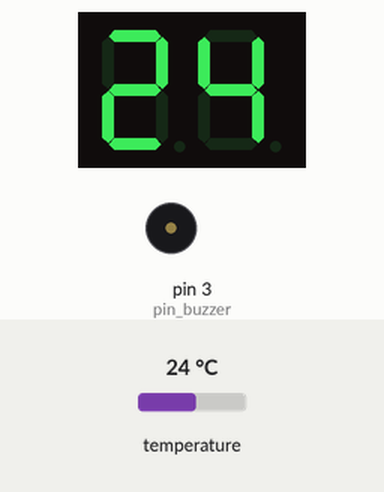
Simulated run of this sketch. Board: Arduino Uno, built with avr-gcc and run on an emulated ATmega328P. On the bench: 2-digit seven-segment display, buzzer (waves = sounding, pin HIGH). Wiring (inferred from the names in the program): 2-digit 7-segment display, segments lit when HIGH: segments pin 12, pin 11, pin 5, pin 8, pin 7, pin 13, pin 2, pin 6; digit selects pin 10, pin 9. Inputs (shaded band) come from the test bench; at power-on: temperature 24 °C. The segment pins are drawn as the display they are named for; pins used as bus, display or sensor lines are not drawn.

Above: at 1.8 s.
1.9 s: temperature set to 29.1 °C
At 3.2 s:
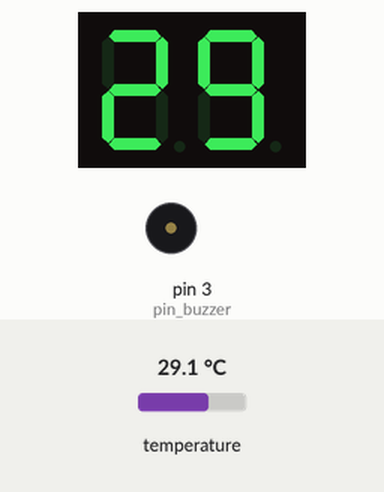
3.5 s: temperature set to 30 °C
At 4.7 s:
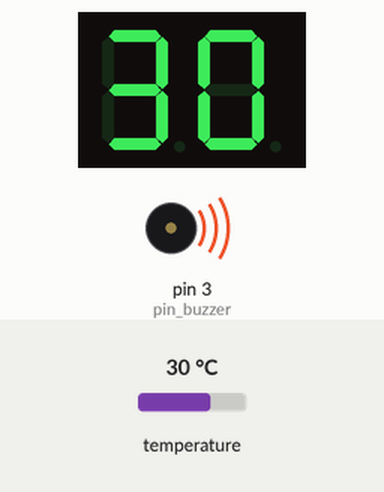
5.0 s: temperature set to 12 °C
At 5.8 s:
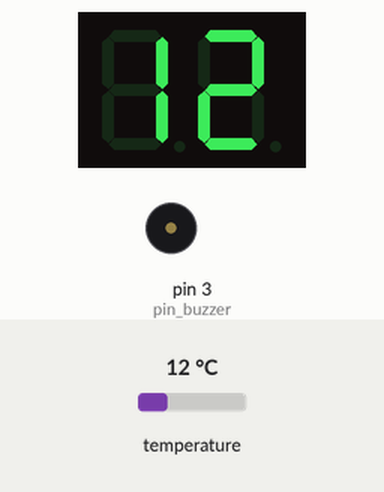
Timing chart, 0 to 8.0 s (numbered marks = the images above; inputs shaded):
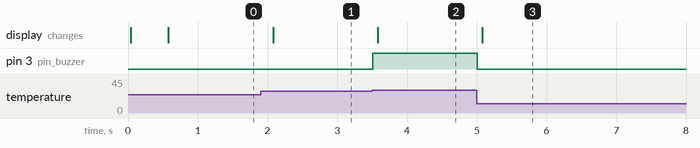

Measured:
- the behaviour switches between 29.4 and 29.5 °C on temperature (found by bisection; images 1 and 2)
- after the input at 1.9 s, the display: changes after 0.18 s (image 1)
- after the input at 3.5 s, pin 3 (pin_buzzer): LOW → HIGH at once; the display: changes after 0.08 s (image 2)
- after the input at 5.0 s, pin 3 (pin_buzzer): HIGH → LOW at once; the display: changes after 0.08 s (image 3)

The sketch:

read_temperature.ino
```cpp
#include <OneWire.h>
#include <TimerOne.h>

int aa;
float  temperature = 0;

#define SEVEN_SEGMENT_2D_DELAY 10
int pin_number[8] = {12, 11, 5, 8, 7, 13, 2, 6};
int pin_digit[2]  = {10, 9};
int seven_segment_dict[10] = {
  [0] = 0x3F,
  [1] = 0x06,
  [2] = 0x5B,
  [3] = 0x4F,
  [4] = 0x66,
  [5] = 0x6D,
  [6] = 0x7D,
  [7] = 0x07,
  [8] = 0x7F,
  [9] = 0x6F,
};

int pin_buzzer = 3;
bool buzzer_state = false;

OneWire ds(4);
byte data[9];
int temp;

float temp1;

void setup()
{
  Serial.begin(9600);
  Timer1.initialize(500000);
  Timer1.attachInterrupt(temperature_read);

  pinMode(pin_number[0], OUTPUT);
  pinMode(pin_number[1], OUTPUT);
  pinMode(pin_number[2], OUTPUT);
  pinMode(pin_number[3], OUTPUT);
  pinMode(pin_number[4], OUTPUT);
  pinMode(pin_number[5], OUTPUT);
  pinMode(pin_number[6], OUTPUT);
  pinMode(pin_number[7], OUTPUT);

  pinMode(pin_digit[0], OUTPUT);
  pinMode(pin_digit[1], OUTPUT);

  pinMode(pin_buzzer, OUTPUT);
}

void loop()
{
  seven_segment_ca_2d_print(temperature);
}

void seven_segment_ca_2d_print(int number) {
  seven_segment_2d_write(seven_segment_dict[number % 10], 1, true);
  delay(SEVEN_SEGMENT_2D_DELAY);
  number /= 10;
  seven_segment_2d_write(seven_segment_dict[number % 10], 0, true);
  delay(SEVEN_SEGMENT_2D_DELAY);
}

void seven_segment_2d_write(int number_mask, int number_digit, bool common_cathode) {
  if (!common_cathode) {
    number_mask = ~number_mask;
  }

  digitalWrite(pin_digit[0], common_cathode);
  digitalWrite(pin_digit[1], common_cathode);

  digitalWrite(pin_number[0], number_mask & 1);
  digitalWrite(pin_number[1], number_mask & 2);
  digitalWrite(pin_number[2], number_mask & 4);
  digitalWrite(pin_number[3], number_mask & 8);
  digitalWrite(pin_number[4], number_mask & 16);
  digitalWrite(pin_number[5], number_mask & 32);
  digitalWrite(pin_number[6], number_mask & 64);
  digitalWrite(pin_number[7], number_mask & 128);

  digitalWrite(pin_digit[number_digit], !common_cathode);
}

void temperature_read() {
  temperature = read_tem() + 0.5; // round up
  if (temperature >= 30) {
     buzzer_set(true);
  }
  else {
    buzzer_set(false);
  }
}
float read_tem()
{
  ds.reset();     // If Device ACK on Reset
  ds.write(0xCC); // Skip ROM Command
  ds.write(0x44); // Start Conversion Temp
  ds.reset();     // Re-Start New Command
  ds.write(0xCC); // Skip ROM Command
  ds.write(0xBE); // Read Scratchpad RAM(Temperature Data)

  for (int i = 0; i < 9; i++) // 9 Byte Read Scratchpad RAM
  {
    data[i] = ds.read();
  }

  temp = (data[1] << 8) + data[0];
  return temp * 0.0625;
}

void buzzer_set(bool state) {
  if (buzzer_state == state) {
    return;
  }
  digitalWrite(pin_buzzer, state);
  buzzer_state = state;
}
```
